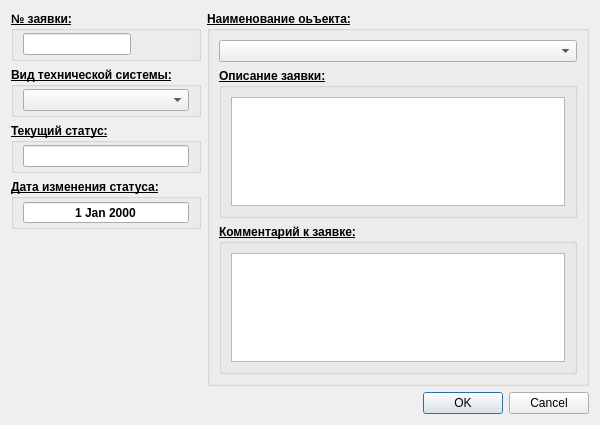
<?xml version="1.0" encoding="UTF-8"?>
<ui version="4.0">
 <class>ueditrequest</class>
 <widget class="QDialog" name="ueditrequest">
  <property name="geometry">
   <rect>
    <x>0</x>
    <y>0</y>
    <width>600</width>
    <height>425</height>
   </rect>
  </property>
  <property name="windowTitle">
   <string>Dialog</string>
  </property>
  <layout class="QVBoxLayout" name="verticalLayout">
   <item>
    <layout class="QHBoxLayout" name="lay_MainHor" stretch="0,1">
     <item>
      <layout class="QVBoxLayout" name="lay_LeftVert">
       <item>
        <widget class="QGroupBox" name="gbox_ID">
         <property name="minimumSize">
          <size>
           <width>0</width>
           <height>50</height>
          </size>
         </property>
         <property name="font">
          <font>
           <pointsize>9</pointsize>
           <weight>75</weight>
           <bold>true</bold>
           <underline>true</underline>
          </font>
         </property>
         <property name="title">
          <string>№ заявки:</string>
         </property>
         <layout class="QHBoxLayout" name="horizontalLayout_4">
          <property name="topMargin">
           <number>1</number>
          </property>
          <property name="bottomMargin">
           <number>1</number>
          </property>
          <item>
           <widget class="QLineEdit" name="ed_ID">
            <property name="enabled">
             <bool>true</bool>
            </property>
            <property name="sizePolicy">
             <sizepolicy hsizetype="Preferred" vsizetype="Fixed">
              <horstretch>0</horstretch>
              <verstretch>0</verstretch>
             </sizepolicy>
            </property>
            <property name="font">
             <font>
              <pointsize>9</pointsize>
              <weight>50</weight>
              <bold>false</bold>
              <underline>false</underline>
             </font>
            </property>
            <property name="readOnly">
             <bool>true</bool>
            </property>
            <property name="clearButtonEnabled">
             <bool>false</bool>
            </property>
           </widget>
          </item>
          <item>
           <spacer name="spacer_ID">
            <property name="orientation">
             <enum>Qt::Horizontal</enum>
            </property>
            <property name="sizeType">
             <enum>QSizePolicy::Expanding</enum>
            </property>
            <property name="sizeHint" stdset="0">
             <size>
              <width>55</width>
              <height>20</height>
             </size>
            </property>
           </spacer>
          </item>
         </layout>
        </widget>
       </item>
       <item>
        <widget class="QGroupBox" name="gbox_Type">
         <property name="minimumSize">
          <size>
           <width>0</width>
           <height>50</height>
          </size>
         </property>
         <property name="font">
          <font>
           <pointsize>9</pointsize>
           <weight>75</weight>
           <bold>true</bold>
           <underline>true</underline>
          </font>
         </property>
         <property name="title">
          <string>Вид технической системы:</string>
         </property>
         <layout class="QVBoxLayout" name="verticalLayout_2">
          <property name="topMargin">
           <number>1</number>
          </property>
          <property name="bottomMargin">
           <number>1</number>
          </property>
          <item>
           <widget class="QComboBox" name="cb_Type">
            <property name="minimumSize">
             <size>
              <width>0</width>
              <height>22</height>
             </size>
            </property>
            <property name="font">
             <font>
              <pointsize>9</pointsize>
              <weight>50</weight>
              <bold>false</bold>
              <underline>false</underline>
             </font>
            </property>
           </widget>
          </item>
         </layout>
        </widget>
       </item>
       <item>
        <widget class="QGroupBox" name="gbox_Status">
         <property name="minimumSize">
          <size>
           <width>0</width>
           <height>50</height>
          </size>
         </property>
         <property name="font">
          <font>
           <pointsize>9</pointsize>
           <weight>75</weight>
           <bold>true</bold>
           <underline>true</underline>
          </font>
         </property>
         <property name="title">
          <string>Текущий статус:</string>
         </property>
         <layout class="QVBoxLayout" name="verticalLayout_7">
          <property name="topMargin">
           <number>1</number>
          </property>
          <property name="bottomMargin">
           <number>1</number>
          </property>
          <item>
           <widget class="QLineEdit" name="ed_Status">
            <property name="enabled">
             <bool>true</bool>
            </property>
            <property name="sizePolicy">
             <sizepolicy hsizetype="Preferred" vsizetype="Fixed">
              <horstretch>0</horstretch>
              <verstretch>0</verstretch>
             </sizepolicy>
            </property>
            <property name="minimumSize">
             <size>
              <width>0</width>
              <height>22</height>
             </size>
            </property>
            <property name="font">
             <font>
              <pointsize>9</pointsize>
              <weight>50</weight>
              <bold>false</bold>
              <underline>false</underline>
             </font>
            </property>
            <property name="readOnly">
             <bool>true</bool>
            </property>
            <property name="clearButtonEnabled">
             <bool>false</bool>
            </property>
           </widget>
          </item>
         </layout>
        </widget>
       </item>
       <item>
        <widget class="QGroupBox" name="gbox_Date">
         <property name="minimumSize">
          <size>
           <width>0</width>
           <height>50</height>
          </size>
         </property>
         <property name="font">
          <font>
           <pointsize>9</pointsize>
           <weight>75</weight>
           <bold>true</bold>
           <underline>true</underline>
          </font>
         </property>
         <property name="title">
          <string>Дата изменения статуса:</string>
         </property>
         <layout class="QVBoxLayout" name="verticalLayout_4">
          <property name="topMargin">
           <number>1</number>
          </property>
          <property name="bottomMargin">
           <number>1</number>
          </property>
          <item>
           <widget class="QDateEdit" name="ed_Date">
            <property name="minimumSize">
             <size>
              <width>0</width>
              <height>23</height>
             </size>
            </property>
            <property name="font">
             <font>
              <pointsize>9</pointsize>
              <weight>75</weight>
              <bold>true</bold>
              <underline>false</underline>
             </font>
            </property>
            <property name="autoFillBackground">
             <bool>false</bool>
            </property>
            <property name="frame">
             <bool>true</bool>
            </property>
            <property name="alignment">
             <set>Qt::AlignCenter</set>
            </property>
            <property name="readOnly">
             <bool>true</bool>
            </property>
            <property name="buttonSymbols">
             <enum>QAbstractSpinBox::NoButtons</enum>
            </property>
            <property name="accelerated">
             <bool>false</bool>
            </property>
            <property name="showGroupSeparator" stdset="0">
             <bool>false</bool>
            </property>
           </widget>
          </item>
         </layout>
        </widget>
       </item>
       <item>
        <spacer name="verticalSpacer">
         <property name="orientation">
          <enum>Qt::Vertical</enum>
         </property>
         <property name="sizeHint" stdset="0">
          <size>
           <width>20</width>
           <height>40</height>
          </size>
         </property>
        </spacer>
       </item>
      </layout>
     </item>
     <item>
      <layout class="QVBoxLayout" name="lay_RightVert" stretch="0,0">
       <item>
        <widget class="QGroupBox" name="gbox_Object">
         <property name="sizePolicy">
          <sizepolicy hsizetype="Preferred" vsizetype="Fixed">
           <horstretch>0</horstretch>
           <verstretch>0</verstretch>
          </sizepolicy>
         </property>
         <property name="minimumSize">
          <size>
           <width>0</width>
           <height>161</height>
          </size>
         </property>
         <property name="font">
          <font>
           <pointsize>9</pointsize>
           <weight>75</weight>
           <bold>true</bold>
           <underline>true</underline>
          </font>
         </property>
         <property name="title">
          <string>Наименование оьъекта:</string>
         </property>
         <property name="flat">
          <bool>false</bool>
         </property>
         <property name="checkable">
          <bool>false</bool>
         </property>
         <layout class="QVBoxLayout" name="verticalLayout_3" stretch="0,0,0">
          <item>
           <widget class="QComboBox" name="cb_Object">
            <property name="minimumSize">
             <size>
              <width>0</width>
              <height>22</height>
             </size>
            </property>
            <property name="font">
             <font>
              <pointsize>9</pointsize>
              <weight>50</weight>
              <bold>false</bold>
              <underline>false</underline>
             </font>
            </property>
            <property name="editable">
             <bool>false</bool>
            </property>
           </widget>
          </item>
          <item>
           <widget class="QGroupBox" name="gbox_Request">
            <property name="font">
             <font>
              <pointsize>9</pointsize>
              <weight>75</weight>
              <bold>true</bold>
              <underline>true</underline>
             </font>
            </property>
            <property name="title">
             <string>Описание заявки:</string>
            </property>
            <layout class="QVBoxLayout" name="verticalLayout_5">
             <item>
              <widget class="QTextEdit" name="txt_Context">
               <property name="font">
                <font>
                 <pointsize>9</pointsize>
                 <weight>50</weight>
                 <bold>false</bold>
                 <underline>false</underline>
                </font>
               </property>
              </widget>
             </item>
            </layout>
           </widget>
          </item>
          <item>
           <widget class="QGroupBox" name="gbox_Comment">
            <property name="font">
             <font>
              <pointsize>9</pointsize>
              <weight>75</weight>
              <bold>true</bold>
              <underline>true</underline>
             </font>
            </property>
            <property name="title">
             <string>Комментарий к заявке:</string>
            </property>
            <layout class="QVBoxLayout" name="verticalLayout_6">
             <item>
              <widget class="QTextEdit" name="txt_Comment">
               <property name="font">
                <font>
                 <pointsize>9</pointsize>
                 <weight>50</weight>
                 <bold>false</bold>
                 <underline>false</underline>
                </font>
               </property>
              </widget>
             </item>
            </layout>
           </widget>
          </item>
         </layout>
        </widget>
       </item>
       <item>
        <spacer name="verticalSpacer_2">
         <property name="orientation">
          <enum>Qt::Vertical</enum>
         </property>
         <property name="sizeHint" stdset="0">
          <size>
           <width>20</width>
           <height>40</height>
          </size>
         </property>
        </spacer>
       </item>
      </layout>
     </item>
    </layout>
   </item>
   <item>
    <widget class="QDialogButtonBox" name="bb_Dialog">
     <property name="orientation">
      <enum>Qt::Horizontal</enum>
     </property>
     <property name="standardButtons">
      <set>QDialogButtonBox::Cancel|QDialogButtonBox::Ok</set>
     </property>
     <property name="centerButtons">
      <bool>false</bool>
     </property>
    </widget>
   </item>
  </layout>
 </widget>
 <resources/>
 <connections>
  <connection>
   <sender>bb_Dialog</sender>
   <signal>accepted()</signal>
   <receiver>ueditrequest</receiver>
   <slot>accept()</slot>
   <hints>
    <hint type="sourcelabel">
     <x>248</x>
     <y>254</y>
    </hint>
    <hint type="destinationlabel">
     <x>157</x>
     <y>274</y>
    </hint>
   </hints>
  </connection>
  <connection>
   <sender>bb_Dialog</sender>
   <signal>rejected()</signal>
   <receiver>ueditrequest</receiver>
   <slot>reject()</slot>
   <hints>
    <hint type="sourcelabel">
     <x>316</x>
     <y>260</y>
    </hint>
    <hint type="destinationlabel">
     <x>286</x>
     <y>274</y>
    </hint>
   </hints>
  </connection>
 </connections>
</ui>
